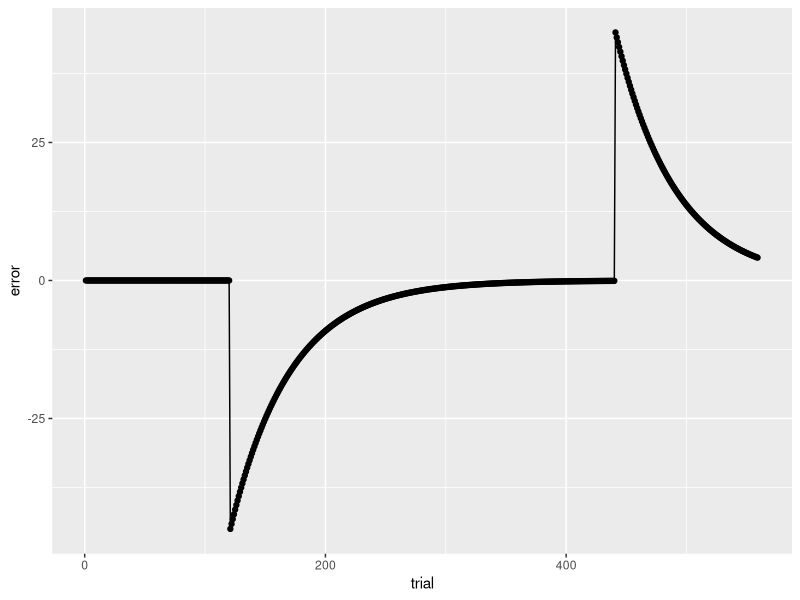
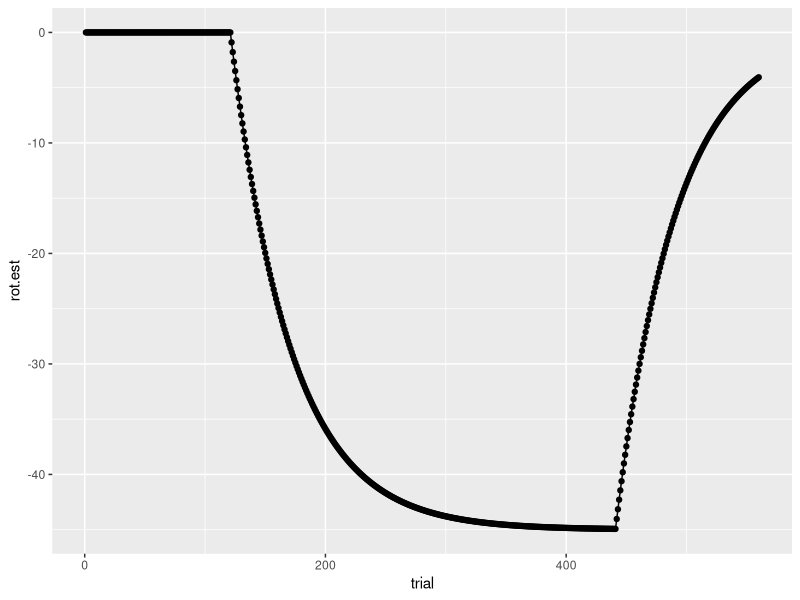

The R script that drew these images, in order:
library(ggplot2)
library(cowplot)

############## From Taylor & Ivry, 2011

#### Standard model of sensorimotor adaptation ####

## ----------- Initial states ----------- ##

# Error definitions
# error based on distance from feedback to target (target error)
e.target <- function(rot_n, rot.est_n) { rot_n - rot.est_n }
# error based on distance from feedback to aimed position
e.aiming <- function(rot_n, rot.est_n, s.actual_n, s.desired_n) { (rot_n - rot.est_n) + (s.actual_n - s.desired_n) }

# feed-forward model update rule
ffmod.update <- function(A, B, rot.est_n, e.targ_n) { A*rot.est_n + B*e.targ_n }

# memory term (retention)
A = 1
# learning rate / sensitivity to error
B = .02

## ----------- Simulate data ----------- ##

# baseline
baseline <- expand.grid(trial = 1:120,
                        rot_n = 0)
# adaptation
adaptation <- expand.grid(trial = 120+(1:320),
                          rot_n = -45)
# washout
washout <- expand.grid(trial = 120+320+(1:120),
                       rot_n = 0)
# complete dataset
simData <- rbind(baseline, adaptation, washout)
# initial internal state is set to zero
simData$rot.est <- c(0, rep(NA, nrow(simData)-1))
# initialize error
simData$error <- rep(NA, nrow(simData))
# compute trial-by-trial update
for(tr in 1:nrow(simData))
{
  if(tr < nrow(simData))
  {
    # current error
    simData[simData$trial==tr,"error"] <- with(subset(simData, trial==tr), e.target(rot_n, rot.est))
    # model update
    simData[simData$trial==tr+1,"rot.est"] <- with(subset(simData, trial==tr), ffmod.update(A, B, rot.est, error))
  }
}
head(simData)
ggplot(aes(trial, error), data = simData) + geom_line() + geom_point()
ggplot(aes(trial, rot.est), data = simData) + geom_line() + geom_point()
